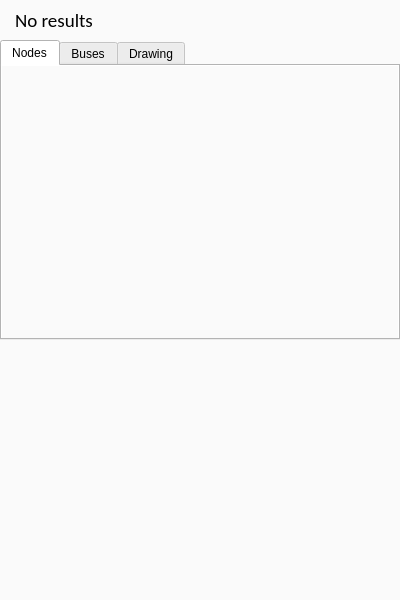
<?xml version="1.0" encoding="UTF-8"?>
<ui version="4.0">
 <class>C_SdTopologyToolbox</class>
 <widget class="QWidget" name="C_SdTopologyToolbox">
  <property name="geometry">
   <rect>
    <x>0</x>
    <y>0</y>
    <width>400</width>
    <height>600</height>
   </rect>
  </property>
  <property name="sizePolicy">
   <sizepolicy hsizetype="Preferred" vsizetype="Preferred">
    <horstretch>0</horstretch>
    <verstretch>0</verstretch>
   </sizepolicy>
  </property>
  <property name="palette">
   <palette>
    <active>
     <colorrole role="Button">
      <brush brushstyle="SolidPattern">
       <color alpha="255">
        <red>250</red>
        <green>250</green>
        <blue>250</blue>
       </color>
      </brush>
     </colorrole>
     <colorrole role="Base">
      <brush brushstyle="SolidPattern">
       <color alpha="255">
        <red>250</red>
        <green>250</green>
        <blue>250</blue>
       </color>
      </brush>
     </colorrole>
     <colorrole role="Window">
      <brush brushstyle="SolidPattern">
       <color alpha="255">
        <red>250</red>
        <green>250</green>
        <blue>250</blue>
       </color>
      </brush>
     </colorrole>
    </active>
    <inactive>
     <colorrole role="Button">
      <brush brushstyle="SolidPattern">
       <color alpha="255">
        <red>250</red>
        <green>250</green>
        <blue>250</blue>
       </color>
      </brush>
     </colorrole>
     <colorrole role="Base">
      <brush brushstyle="SolidPattern">
       <color alpha="255">
        <red>250</red>
        <green>250</green>
        <blue>250</blue>
       </color>
      </brush>
     </colorrole>
     <colorrole role="Window">
      <brush brushstyle="SolidPattern">
       <color alpha="255">
        <red>250</red>
        <green>250</green>
        <blue>250</blue>
       </color>
      </brush>
     </colorrole>
    </inactive>
    <disabled>
     <colorrole role="Button">
      <brush brushstyle="SolidPattern">
       <color alpha="255">
        <red>250</red>
        <green>250</green>
        <blue>250</blue>
       </color>
      </brush>
     </colorrole>
     <colorrole role="Base">
      <brush brushstyle="SolidPattern">
       <color alpha="255">
        <red>250</red>
        <green>250</green>
        <blue>250</blue>
       </color>
      </brush>
     </colorrole>
     <colorrole role="Window">
      <brush brushstyle="SolidPattern">
       <color alpha="255">
        <red>250</red>
        <green>250</green>
        <blue>250</blue>
       </color>
      </brush>
     </colorrole>
    </disabled>
   </palette>
  </property>
  <property name="focusPolicy">
   <enum>Qt::StrongFocus</enum>
  </property>
  <property name="windowTitle">
   <string>Form</string>
  </property>
  <layout class="QGridLayout" name="gridLayout">
   <property name="leftMargin">
    <number>0</number>
   </property>
   <property name="topMargin">
    <number>0</number>
   </property>
   <property name="rightMargin">
    <number>0</number>
   </property>
   <property name="bottomMargin">
    <number>0</number>
   </property>
   <property name="spacing">
    <number>0</number>
   </property>
   <item row="0" column="0">
    <widget class="QLabel" name="pc_LabelSearchNotFound">
     <property name="sizePolicy">
      <sizepolicy hsizetype="Preferred" vsizetype="Fixed">
       <horstretch>0</horstretch>
       <verstretch>0</verstretch>
      </sizepolicy>
     </property>
     <property name="minimumSize">
      <size>
       <width>0</width>
       <height>40</height>
      </size>
     </property>
     <property name="font">
      <font>
       <family>Calibri</family>
       <pointsize>14</pointsize>
      </font>
     </property>
     <property name="text">
      <string>No results</string>
     </property>
     <property name="indent">
      <number>15</number>
     </property>
    </widget>
   </item>
   <item row="1" column="0">
    <widget class="stw_opensyde_gui_elements::C_OgeTawToolBox" name="pc_TabWidget">
     <property name="focusPolicy">
      <enum>Qt::NoFocus</enum>
     </property>
     <property name="currentIndex">
      <number>0</number>
     </property>
     <widget class="QWidget" name="pc_TabNodes">
      <attribute name="title">
       <string>Nodes</string>
      </attribute>
      <layout class="QGridLayout" name="gridLayout_2">
       <property name="leftMargin">
        <number>0</number>
       </property>
       <property name="topMargin">
        <number>0</number>
       </property>
       <property name="rightMargin">
        <number>0</number>
       </property>
       <property name="bottomMargin">
        <number>0</number>
       </property>
       <item row="1" column="0">
        <widget class="stw_opensyde_gui_elements::C_OgeSmoothScrollArea" name="pc_ScrollAreaNodes">
         <property name="frameShape">
          <enum>QFrame::NoFrame</enum>
         </property>
         <property name="horizontalScrollBarPolicy">
          <enum>Qt::ScrollBarAlwaysOff</enum>
         </property>
         <property name="widgetResizable">
          <bool>true</bool>
         </property>
         <widget class="stw_opensyde_gui_elements::C_OgeWiOnlyBackground" name="pc_ScrollAreaNodesWidget">
          <property name="geometry">
           <rect>
            <x>0</x>
            <y>0</y>
            <width>394</width>
            <height>278</height>
           </rect>
          </property>
          <property name="autoFillBackground">
           <bool>true</bool>
          </property>
          <layout class="QGridLayout" name="gridLayout_4">
           <property name="leftMargin">
            <number>14</number>
           </property>
           <item row="0" column="0">
            <layout class="QVBoxLayout" name="pc_VerticalLayout1">
             <property name="topMargin">
              <number>0</number>
             </property>
            </layout>
           </item>
          </layout>
         </widget>
        </widget>
       </item>
      </layout>
     </widget>
     <widget class="QWidget" name="pc_TabBuses">
      <attribute name="title">
       <string>Buses</string>
      </attribute>
      <layout class="QGridLayout" name="gridLayout_8">
       <property name="leftMargin">
        <number>0</number>
       </property>
       <property name="topMargin">
        <number>0</number>
       </property>
       <property name="rightMargin">
        <number>0</number>
       </property>
       <property name="bottomMargin">
        <number>0</number>
       </property>
       <item row="0" column="0">
        <widget class="stw_opensyde_gui_elements::C_OgeSmoothScrollArea" name="pc_ScrollAreaBuses">
         <property name="frameShape">
          <enum>QFrame::NoFrame</enum>
         </property>
         <property name="horizontalScrollBarPolicy">
          <enum>Qt::ScrollBarAlwaysOff</enum>
         </property>
         <property name="widgetResizable">
          <bool>true</bool>
         </property>
         <widget class="stw_opensyde_gui_elements::C_OgeWiOnlyBackground" name="pc_ScrollAreaBusesWidget">
          <property name="geometry">
           <rect>
            <x>0</x>
            <y>0</y>
            <width>394</width>
            <height>278</height>
           </rect>
          </property>
          <property name="autoFillBackground">
           <bool>true</bool>
          </property>
          <layout class="QGridLayout" name="gridLayout_7">
           <property name="leftMargin">
            <number>14</number>
           </property>
           <item row="0" column="0">
            <layout class="QVBoxLayout" name="pc_VerticalLayout1_3">
             <property name="topMargin">
              <number>0</number>
             </property>
            </layout>
           </item>
          </layout>
         </widget>
        </widget>
       </item>
      </layout>
     </widget>
     <widget class="QWidget" name="pc_TabDrawing">
      <attribute name="title">
       <string>Drawing</string>
      </attribute>
      <layout class="QGridLayout" name="gridLayout_3">
       <property name="leftMargin">
        <number>0</number>
       </property>
       <property name="topMargin">
        <number>0</number>
       </property>
       <property name="rightMargin">
        <number>0</number>
       </property>
       <property name="bottomMargin">
        <number>0</number>
       </property>
       <item row="0" column="0">
        <widget class="stw_opensyde_gui_elements::C_OgeSmoothScrollArea" name="pc_ScrollAreaDrawing">
         <property name="frameShape">
          <enum>QFrame::NoFrame</enum>
         </property>
         <property name="horizontalScrollBarPolicy">
          <enum>Qt::ScrollBarAlwaysOff</enum>
         </property>
         <property name="widgetResizable">
          <bool>true</bool>
         </property>
         <widget class="stw_opensyde_gui_elements::C_OgeWiOnlyBackground" name="pc_ScrollAreaDrawingWidget">
          <property name="geometry">
           <rect>
            <x>0</x>
            <y>0</y>
            <width>394</width>
            <height>278</height>
           </rect>
          </property>
          <property name="autoFillBackground">
           <bool>true</bool>
          </property>
          <layout class="QGridLayout" name="gridLayout_5">
           <property name="leftMargin">
            <number>14</number>
           </property>
           <item row="0" column="0">
            <layout class="QVBoxLayout" name="pc_VerticalLayout2" stretch="0,0,1">
             <item>
              <widget class="stw_opensyde_gui_elements::C_OgeLabToolboxHeadingGroup" name="pc_LabelFreeElements">
               <property name="text">
                <string>Free Elements</string>
               </property>
              </widget>
             </item>
             <item>
              <widget class="stw_opensyde_gui::C_SdTopologyListWidget" name="pc_ListWidgetDrawing">
               <property name="frameShape">
                <enum>QFrame::NoFrame</enum>
               </property>
               <property name="verticalScrollBarPolicy">
                <enum>Qt::ScrollBarAlwaysOff</enum>
               </property>
               <property name="horizontalScrollBarPolicy">
                <enum>Qt::ScrollBarAlwaysOff</enum>
               </property>
              </widget>
             </item>
             <item>
              <spacer name="pc_VerticalSpacer2">
               <property name="orientation">
                <enum>Qt::Vertical</enum>
               </property>
               <property name="sizeHint" stdset="0">
                <size>
                 <width>20</width>
                 <height>40</height>
                </size>
               </property>
              </spacer>
             </item>
            </layout>
           </item>
          </layout>
         </widget>
        </widget>
       </item>
      </layout>
     </widget>
    </widget>
   </item>
   <item row="2" column="0">
    <widget class="QWidget" name="pc_BlankTopWidgetSearch" native="true">
     <property name="minimumSize">
      <size>
       <width>0</width>
       <height>13</height>
      </size>
     </property>
     <property name="maximumSize">
      <size>
       <width>16777215</width>
       <height>13</height>
      </size>
     </property>
    </widget>
   </item>
   <item row="3" column="0">
    <layout class="QHBoxLayout" name="horizontalLayout" stretch="0,1">
     <property name="spacing">
      <number>0</number>
     </property>
     <item>
      <widget class="QWidget" name="pc_BlankWidgetSearch" native="true">
       <property name="sizePolicy">
        <sizepolicy hsizetype="Expanding" vsizetype="Expanding">
         <horstretch>0</horstretch>
         <verstretch>0</verstretch>
        </sizepolicy>
       </property>
       <property name="minimumSize">
        <size>
         <width>14</width>
         <height>0</height>
        </size>
       </property>
       <property name="maximumSize">
        <size>
         <width>14</width>
         <height>16777215</height>
        </size>
       </property>
      </widget>
     </item>
     <item>
      <widget class="stw_opensyde_gui::C_SdTopologyListWidget" name="pc_ListWidgetSearch">
       <property name="autoFillBackground">
        <bool>true</bool>
       </property>
       <property name="frameShape">
        <enum>QFrame::NoFrame</enum>
       </property>
       <property name="verticalScrollBarPolicy">
        <enum>Qt::ScrollBarAsNeeded</enum>
       </property>
       <property name="horizontalScrollBarPolicy">
        <enum>Qt::ScrollBarAlwaysOff</enum>
       </property>
      </widget>
     </item>
    </layout>
   </item>
  </layout>
 </widget>
 <customwidgets>
  <customwidget>
   <class>stw_opensyde_gui::C_SdTopologyListWidget</class>
   <extends>QListWidget</extends>
   <header>C_SdTopologyListWidget.h</header>
  </customwidget>
  <customwidget>
   <class>stw_opensyde_gui_elements::C_OgeTawToolBox</class>
   <extends>QTabWidget</extends>
   <header>C_OgeTawToolBox.h</header>
   <container>1</container>
  </customwidget>
  <customwidget>
   <class>stw_opensyde_gui_elements::C_OgeLabToolboxHeadingGroup</class>
   <extends>QLabel</extends>
   <header>C_OgeLabToolboxHeadingGroup.h</header>
  </customwidget>
  <customwidget>
   <class>stw_opensyde_gui_elements::C_OgeSmoothScrollArea</class>
   <extends>QScrollArea</extends>
   <header>C_OgeSmoothScrollArea.h</header>
   <container>1</container>
  </customwidget>
  <customwidget>
   <class>stw_opensyde_gui_elements::C_OgeWiOnlyBackground</class>
   <extends>QWidget</extends>
   <header>C_OgeWiOnlyBackground.h</header>
   <container>1</container>
  </customwidget>
 </customwidgets>
 <resources/>
 <connections/>
</ui>
